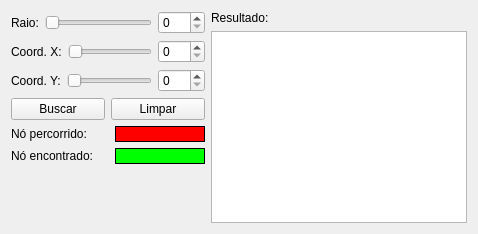
       <widget class="QWidget" name="tabBuscaVizinhanca">
        <attribute name="title">
         <string>Busca por Vizinhança</string>
        </attribute>
        <layout class="QFormLayout" name="formLayout_3">
         <property name="fieldGrowthPolicy">
          <enum>QFormLayout::AllNonFixedFieldsGrow</enum>
         </property>
         <item row="0" column="0">
          <layout class="QGridLayout" name="gridLayout_4">
           <item row="0" column="0" colspan="2">
            <layout class="QHBoxLayout" name="horizontalLayoutCoordenadaX_6">
             <item>
              <widget class="QLabel" name="labelRaioBuscaVizinhanca">
               <property name="text">
                <string>Raio:</string>
               </property>
              </widget>
             </item>
             <item>
              <widget class="QSlider" name="horizontalSliderRaioBuscaVizinhanca">
               <property name="maximum">
                <number>500</number>
               </property>
               <property name="orientation">
                <enum>Qt::Horizontal</enum>
               </property>
              </widget>
             </item>
             <item>
              <widget class="QSpinBox" name="spinBoxRaioBuscaVizinhanca">
               <property name="maximum">
                <number>500</number>
               </property>
              </widget>
             </item>
            </layout>
           </item>
           <item row="1" column="0" colspan="2">
            <layout class="QHBoxLayout" name="horizontalLayoutCoordenadaY_6">
             <item>
              <widget class="QLabel" name="labelCoordenadaXBuscaVizinhanca">
               <property name="text">
                <string>Coord. X:</string>
               </property>
              </widget>
             </item>
             <item>
              <widget class="QSlider" name="horizontalSliderCoordenadaXBuscaVizinhanca">
               <property name="maximum">
                <number>250</number>
               </property>
               <property name="orientation">
                <enum>Qt::Horizontal</enum>
               </property>
              </widget>
             </item>
             <item>
              <widget class="QSpinBox" name="spinBoxCoordenadaXBuscaVizinhanca">
               <property name="maximum">
                <number>250</number>
               </property>
              </widget>
             </item>
            </layout>
           </item>
           <item row="2" column="0" colspan="2">
            <layout class="QHBoxLayout" name="horizontalLayoutCoordenadaX_7">
             <item>
              <widget class="QLabel" name="labelCoordenadaYBuscaVizinhanca">
               <property name="text">
                <string>Coord. Y:</string>
               </property>
              </widget>
             </item>
             <item>
              <widget class="QSlider" name="horizontalSliderCoordenadaYBuscaVizinhanca">
               <property name="maximum">
                <number>250</number>
               </property>
               <property name="orientation">
                <enum>Qt::Horizontal</enum>
               </property>
              </widget>
             </item>
             <item>
              <widget class="QSpinBox" name="spinBoxCoordenadaYBuscaVizinhanca">
               <property name="maximum">
                <number>250</number>
               </property>
              </widget>
             </item>
            </layout>
           </item>
           <item row="3" column="0" colspan="2">
            <layout class="QHBoxLayout" name="horizontalLayout_7">
             <item>
              <widget class="QPushButton" name="pushButtonBuscaVizinhanca">
               <property name="text">
                <string>Buscar</string>
               </property>
              </widget>
             </item>
             <item>
              <widget class="QPushButton" name="pushButtonLimparBuscaVizinhanca">
               <property name="text">
                <string>Limpar</string>
               </property>
              </widget>
             </item>
            </layout>
           </item>
           <item row="4" column="0">
            <widget class="QLabel" name="label_33">
             <property name="text">
              <string>Nó percorrido:</string>
             </property>
            </widget>
           </item>
           <item row="8" column="1">
            <spacer name="verticalSpacer_3">
             <property name="orientation">
              <enum>Qt::Vertical</enum>
             </property>
             <property name="sizeHint" stdset="0">
              <size>
               <width>20</width>
               <height>40</height>
              </size>
             </property>
            </spacer>
           </item>
           <item row="4" column="1">
            <widget class="QLabel" name="label_36">
             <property name="maximumSize">
              <size>
               <width>90</width>
               <height>16777215</height>
              </size>
             </property>
             <property name="autoFillBackground">
              <bool>false</bool>
             </property>
             <property name="styleSheet">
              <string notr="true">background-color:#ff0000;</string>
             </property>
             <property name="frameShape">
              <enum>QFrame::Box</enum>
             </property>
             <property name="text">
              <string/>
             </property>
            </widget>
           </item>
           <item row="5" column="1">
            <widget class="QLabel" name="label_35">
             <property name="maximumSize">
              <size>
               <width>90</width>
               <height>16777215</height>
              </size>
             </property>
             <property name="styleSheet">
              <string notr="true">background-color:#00ff00;</string>
             </property>
             <property name="frameShape">
              <enum>QFrame::Box</enum>
             </property>
             <property name="text">
              <string/>
             </property>
            </widget>
           </item>
           <item row="5" column="0">
            <widget class="QLabel" name="label_34">
             <property name="text">
              <string>Nó encontrado:</string>
             </property>
            </widget>
           </item>
          </layout>
         </item>
         <item row="0" column="1">
          <layout class="QVBoxLayout" name="verticalLayout_13">
           <item>
            <widget class="QLabel" name="labelResultadoBuscaVizinhanca">
             <property name="text">
              <string>Resultado:</string>
             </property>
            </widget>
           </item>
           <item>
            <widget class="QTextEdit" name="textEditBuscaVizinhanca">
             <property name="documentTitle">
              <string/>
             </property>
             <property name="textInteractionFlags">
              <set>Qt::TextSelectableByKeyboard|Qt::TextSelectableByMouse</set>
             </property>
            </widget>
           </item>
          </layout>
         </item>
        </layout>
       </widget>
